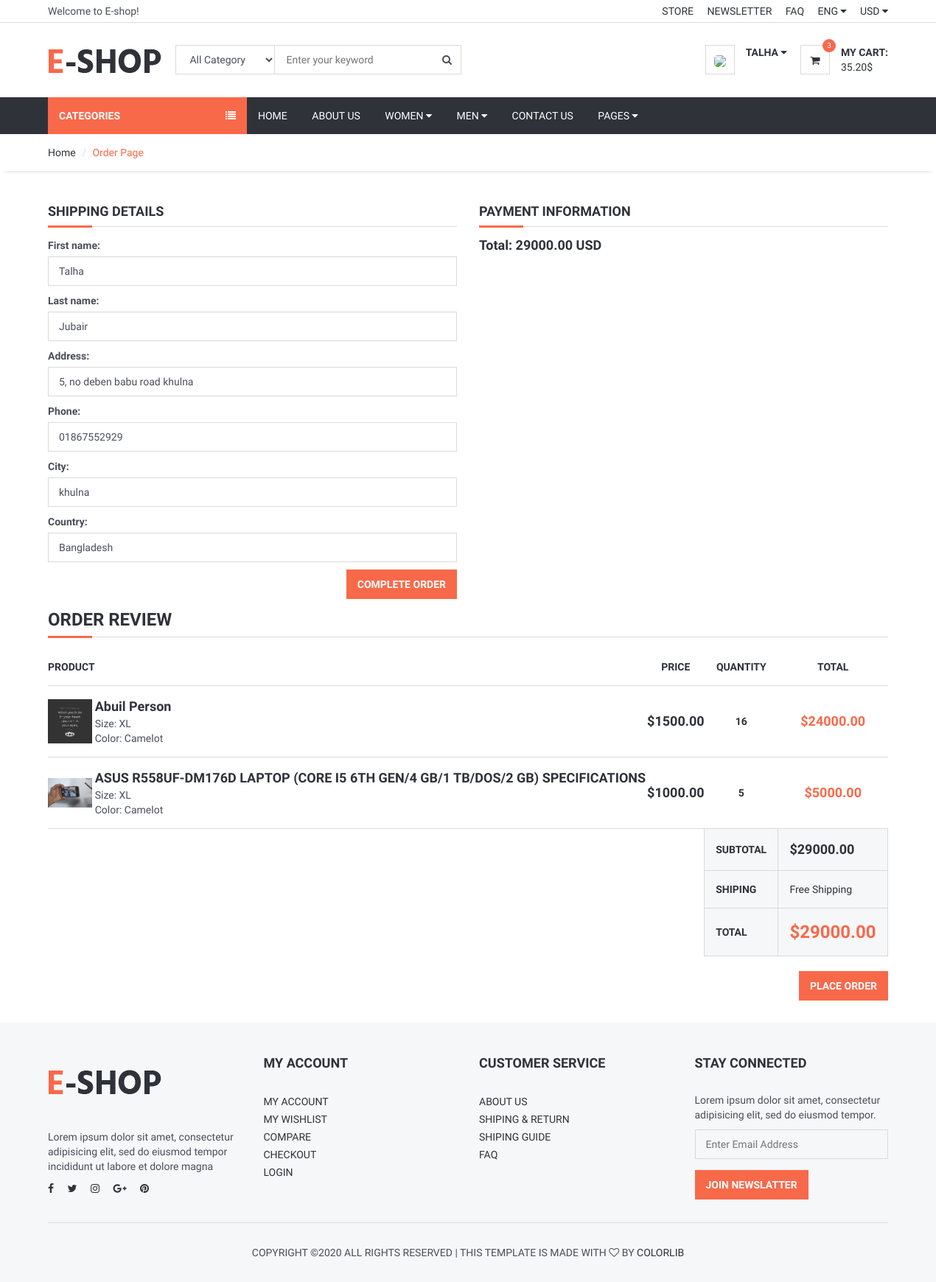
Page /order/orderproduct (signed in) on the committed database.
### user/models.py (models this page shows, shortened)
class UserProfile(models.Model):
    user = models.OneToOneField(User, on_delete=models.CASCADE)
    phone = models.CharField(blank=True, null=True, max_length=15)
    address = models.CharField(blank=True, null=True, max_length=150)
    city = models.CharField(blank=True, null=True, max_length=50)
    country = models.CharField(blank=True, null=True, max_length=50)
    image = models.ImageField(blank=True, upload_to='media/users/')
    def image_tag(self):
        return mark_safe('<img src="{}" height="50"/>'.format(self.image.url))
    image_tag.short_description = "User Image"

### order/models.py (models this page shows, shortened)
class ShopCart(models.Model):
    user = models.ForeignKey(User, on_delete=models.SET_NULL, null=True)
    product = models.ForeignKey(Product , on_delete=models.SET_NULL, null=True)
    quantity = models.IntegerField()
    @property
    def amount(self):
        return (self.quantity * self.product.price)

### product/models.py (models this page shows, shortened)
class Product(models.Model):
    STATUS = (
        ('True', 'True'),
        ('False', 'False'),
    )
    title = models.CharField(max_length=150)
    keywords = models.CharField(max_length=200)
    category = models.ForeignKey(Category , on_delete=models.CASCADE)
    description = models.TextField()
    image = models.ImageField(upload_to='product_image/')
    price = models.DecimalField(max_digits=12, decimal_places=2)
    amount = models.IntegerField()
    minamount=models.IntegerField()
    detail = RichTextUploadingField()
    slug = models.SlugField(null=False, unique=True)
    status = models.CharField(max_length=5,choices=STATUS)
    create_at = models.DateTimeField(auto_now_add=True)
    update_at = models.DateTimeField(auto_now=True)
    def image_tag(self):
        return mark_safe('<img src="{}" height="50"/>'.format(self.image.url))
    image_tag.short_description = 'Image'

### order/views.py (the view, shortened to what this page needs)
# urls.py: path('orderproduct', orderproduct, name='orderproduct'),
@login_required
def orderproduct(request):
    current_user = request.user
    profile = UserProfile.objects.get(user_id=current_user.id)
    category = Category.objects.all()
    current_user = request.user
    shopcart = ShopCart.objects.filter(user_id=current_user.id)
    total = 0
    for rs in shopcart:
        total += rs.product.price * rs.quantity
    pro_data = {'first_name': current_user.first_name,
            'last_name': current_user.last_name,
            'address': profile.address,
            'phone': profile.phone,
            'city': profile.city,
            'country': profile.country}
    form = OrderForm(initial=pro_data)
    context = { 'category': category, 'shopcart': shopcart, 'total': total, 'form': form}
    return render(request, 'order_form.html', context)

### order/forms.py
class OrderForm(forms.ModelForm):
    class Meta:
        model = Order
        fields = ['first_name', 'last_name', 'address', 'phone', 'city', 'country']
        widgets = {
            'first_name': forms.TextInput(attrs={'class': 'input'}),
            'last_name': forms.TextInput(attrs={'class': 'input'}),
            'address': forms.TextInput(attrs={'class': 'input'}),
            'phone': forms.TextInput(attrs={'class': 'input'}),
            'city': forms.TextInput(attrs={'class': 'input'}),
            'country': forms.TextInput(attrs={'class': 'input'}),
        }

### order/templates/order_form.html (shortened to what this page needs)
{% extends 'homebase.html' %}
{% block sidebar %} {% include 'sidebar.html' %} {% endblock %}
{% block body %}
	<div id="breadcrumb">
		<div class="container">
			<ul class="breadcrumb">
                <li><a href="{% url 'index' %}">Home</a></li>
                <li class="active">Order Page</li>
			</ul>
		</div>
	</div>
	<div class="section">
		<div class="container">
			<div class="row">
                <form action="" method="POST">
                    <div class="col-md-6">
						<div class="billing-details">
                            <div class="section-title">
                                <h4 class="title">Shipping Details</h4>
							</div>
							{{ form.as_p }}
							<div class="pull-right">
                                <button  type="submit" class="primary-btn">Complete Order</button>
                            </div>
						</div>
					</div>
                    <div class="col-md-6">
						<div class="shiping-methods">
                            <div class="section-title">
                                <h4 class="title">Payment Information</h4>
							</div>
							<h4 class="title" readonly>Total: {{ total }} USD </h4>
						</div>
                    </div>
                 </form>
				<div class="col-md-12">
					<div class="order-summary clearfix">
						<div class="section-title">
							<h3 class="title">Order Review</h3>
						</div>
						<table class="shopping-cart-table table">
							<thead>
								<tr>
									<th>Product</th>
									<th></th>
									<th class="text-center">Price</th>
									<th class="text-center">Quantity</th>
									<th class="text-center">Total</th>
								</tr>
							</thead>
							<tbody>
								{% for item in shopcart %}
								<tr>
									<td class="thumb"><img src="{{ item.product.image.url }}" alt=""></td>
									<td class="details">
										<a href="/product/{{ item.product.id }}/{{ item.product.slug }}">{{ item.product.title }}</a>
										<ul>
											<li><span>Size: XL</span></li>
											<li><span>Color: Camelot</span></li>
										</ul>
									</td>
									<td class="price text-center"><strong>${{  item.product.price }}</strong></td>
									<td class="qty text-center"><strong>{{  item.quantity }}</strong></td>
									<td class="total text-center"><strong class="primary-color">${{ item.amount }}</strong></td>
								</tr>
								{% endfor %}
							</tbody>
							<tfoot>
								<tr>
									<th class="empty" colspan="3"></th>
									<th>SUBTOTAL</th>
									<th colspan="2" class="sub-total">${{ total }}</th>
								</tr>
								<tr>
									<th class="empty" colspan="3"></th>
									<th>SHIPING</th>
									<td colspan="2">Free Shipping</td>
								</tr>
								<tr>
									<th class="empty" colspan="3"></th>
									<th>TOTAL</th>
									<th colspan="2" class="total">${{ total }}</th>
								</tr>
							</tfoot>
						</table>
						<div class="pull-right">
							<a href="/order/orderproduct" class="primary-btn">Place Order</a>
						</div>
					</div>
				</div>
			</div>
		</div>
	</div>
{% endblock  %}

### home/templates/header.html (shortened to what this page needs)
{% load static %}
	<header>
		<div id="top-header">
			<div class="container">
				<div class="pull-left">
					<span>Welcome to E-shop!</span>
				</div>
				<div class="pull-right">
					<ul class="header-top-links">
						<li><a href="#">Store</a></li>
						<li><a href="#">Newsletter</a></li>
						<li><a href="#">FAQ</a></li>
						<li class="dropdown default-dropdown">
							<a class="dropdown-toggle" data-toggle="dropdown" aria-expanded="true">ENG <i class="fa fa-caret-down"></i></a>
						</li>
						<li class="dropdown default-dropdown">
							<a class="dropdown-toggle" data-toggle="dropdown" aria-expanded="true">USD <i class="fa fa-caret-down"></i></a>
						</li>
					</ul>
				</div>
			</div>
		</div>
		<div id="header">
			<div class="container">
				<div class="pull-left">
					<div class="header-logo">
						<a class="logo" href="#">
							<img src="{% static 'img/logo.png' %}" alt="">
						</a>
					</div>
					<div class="header-search">
						<form action="/search/" method="POST">
							<input id="query" name="query" class="input search-input" type="text" placeholder="Enter your keyword">
							<select name="catid" class="input search-categories">
								<option value="0">All Category</option>
								{% load mptt_tags %}
							</select>
							<button class="search-btn"><i class="fa fa-search"></i></button>
						</form>
					</div>
				</div>
				<div class="pull-right">
					<ul class="header-btns">
						<li class="header-account dropdown default-dropdown">
							{% if user.id is not None %}
							<div class="dropdown-toggle" role="button" data-toggle="dropdown" aria-expanded="true">
								<div class="header-btns-icon">
									<img src="{{ request.session.userimage }}" style="height: 40px; border-radius: 30%">
								</div>
								<strong class="text-uppercase">{{ user.first_name }} <i class="fa fa-caret-down"></i></strong>
							</div>
							{% else %}
							<a href="{% url 'login_view' %}" class="text-uppercase">Login</a> / <a href="{% url 'signup_view' %}" class="text-uppercase">Sign Up</a>
							{% endif %}
						</li>
						<li class="header-cart dropdown default-dropdown">
							<a href="/order/shopcart">
								<div class="header-btns-icon">
									<i class="fa fa-shopping-cart"></i>
									<span class="qty">3</span>
								</div>
								<strong class="text-uppercase">My Cart:</strong>
								<br>
								<span>35.20$</span>
							</a>
						</li>
					</ul>
				</div>
			</div>
		</div>
	</header>

### home/static/css/style.css (style rules this page uses)
body { font-family: 'Hind', sans-serif; color: #4A4E5A; overflow-x: hidden; }
h1, h2, h3, h4, h5, h6 { color: #30323A; margin: 0 0 10px; font-weight: 700; }
a { color: #30323A; -webkit-transition: 0.3s color; transition: 0.3s color; }
.primary-color { color: #F8694A; }
strong { color: #30323A; }
ul, ol { margin: 0; padding: 0; list-style: none }
.main-btn, .primary-btn { display: inline-block; padding: 10px 15px; text-transform: uppercase; font-weight: 700; border: none; -webkit-transition: 0.3s all; transition: 0.3s all; }
.primary-btn { color: #FFF; background-color: #F8694A; }
.input { width: 100%; height: 40px; padding: 0px 15px; border: none; background-color: transparent; -webkit-box-shadow: 0px 0px 0px 1px #DADADA inset, 0px 0px 0px 5px transparent; box-shadow: 0px 0px 0px 1px #DADADA inset, 0px 0px 0px 5px transparent; -webkit-transition: 0.3s all; transition: 0.3s all; }
.section { padding-top: 30px; padding-bottom: 30px; }
.section-title { position: relative; margin-bottom: 15px; margin-top: 15px; border-bottom: 1px solid #DADADA; }
.section-title .title { display: inline-block; text-transform: uppercase; }
.section-title:after { content: ""; position: absolute; left: 0; bottom: -1.5px; height: 3px; width: 60px; background-color: #F8694A; }
#breadcrumb { -webkit-box-shadow: 0px 6px 6px -6px rgba(0, 0, 0, 0.175); box-shadow: 0px 6px 6px -6px rgba(0, 0, 0, 0.175); }
.breadcrumb { background-color: transparent; border: none; border-radius: 0px; padding: 15px 0px; margin: 0; }
.breadcrumb>.active { color: #F8694A; }
.breadcrumb>li+li:before { color: #DADADA; }
#header { padding-top: 15px; padding-bottom: 15px; }
#top-header { padding-top: 5px; padding-bottom: 5px; border-bottom: 1px solid #DADADA; }
.header-top-links>li { display: inline-block; }
.header-top-links>li+li { margin-left: 15px; }
.header-top-links>li>a { cursor: pointer; text-transform: uppercase; }
.header-logo { display: inline-block; margin-right: 15px; }
.header-logo .logo>img { width: 100%; max-height: 70px; }
.header-search { display: inline-block; padding: 15px 0px; max-width: 400px; }
.header-search>form { position: relative; }
.header-search>form .search-input { padding-left: 150px; padding-right: 45px; }
.header-search>form .search-categories { position: absolute; left: 0px; top: 0px; width: 135px; }
.header-search>form .search-btn { position: absolute; top: 0px; right: 0px; width: 40px; height: 40px; background-color: transparent; border: none; }
.header-btns>li { display: inline-block; vertical-align: top; padding: 15px 0px; }
.header-btns>li+li { margin-left: 15px; }
.header-btns>li .header-btns-icon { position: relative; float: left; margin-right: 15px; width: 40px; height: 40px; line-height: 40px; text-align: center; color: #30323A; background-color: #FFF; border: 1px solid #DADADA; }
.header-btns .dropdown-toggle { display: block; cursor: pointer; }
.header-cart .header-btns-icon .qty { position: absolute; right: -9px; top: -9px; width: 18px; height: 18px; line-height: 18px; text-align: center; font-size: 10px; background: #F8694A; color: #FFF; border-radius: 50%; }
.shiping-methods { margin-bottom: 30px; }
.shopping-cart-table>tbody>tr>td, .shopping-cart-table>tbody>tr>th, .shopping-cart-table>tfoot>tr>td, .shopping-cart-table>tfoot>tr>th, .shopping-cart-table>thead>tr>td, .shopping-cart-table>thead>tr>th { padding: 15px 0px; vertical-align: middle; border-top: 1px solid #DADADA; }
.shopping-cart-table>thead>tr>th { color: #30323A; text-transform: uppercase; border-bottom: 1px solid #DADADA; }
.shopping-cart-table>tbody>tr:last-child>td { border-bottom: 1px solid #DADADA; }
.shopping-cart-table>tfoot>tr>td, .shopping-cart-table>tfoot>tr>th { color: #30323A; border-top: 0px }
.shopping-cart-table>tfoot>tr>td:not(.empty), .shopping-cart-table>tfoot>tr>th:not(.empty) { padding: 15px; background-color: #F6F7F8; border: 1px solid #DADADA; }
.shopping-cart-table>tbody>tr>.details>a { font-size: 18px; font-weight: 700; }
.shopping-cart-table>tbody>tr>.thumb>img { width: 60px; }
.shopping-cart-table>tbody>tr>.price { font-size: 18px; }
.shopping-cart-table>tbody>tr>.total { font-size: 18px; }
.shopping-cart-table>tfoot>tr>.sub-total { font-size: 18px; }
.shopping-cart-table>tfoot>tr>.total { font-size: 24px; color: #F8694A; }

### rows in the picture
UserProfile: address "5, no deben babu road khulna", phone "01867552929", city "khulna", country "Bangladesh"
ShopCart: product.image (picture), product "Abuil Person", product.price "1500.00", quantity "16", amount "24000.00"
ShopCart: product.image (picture), product "ASUS R558UF-DM176D LAPTOP (CORE I5 6TH GEN/4 GB/1 TB/DOS/2 GB) SPECIFICATIONS", product.price "1000.00", quantity "5", amount "5000.00"

### other values in the picture
{{ user.first_name }} "TALHA"
{{ total }} "29000.00"
